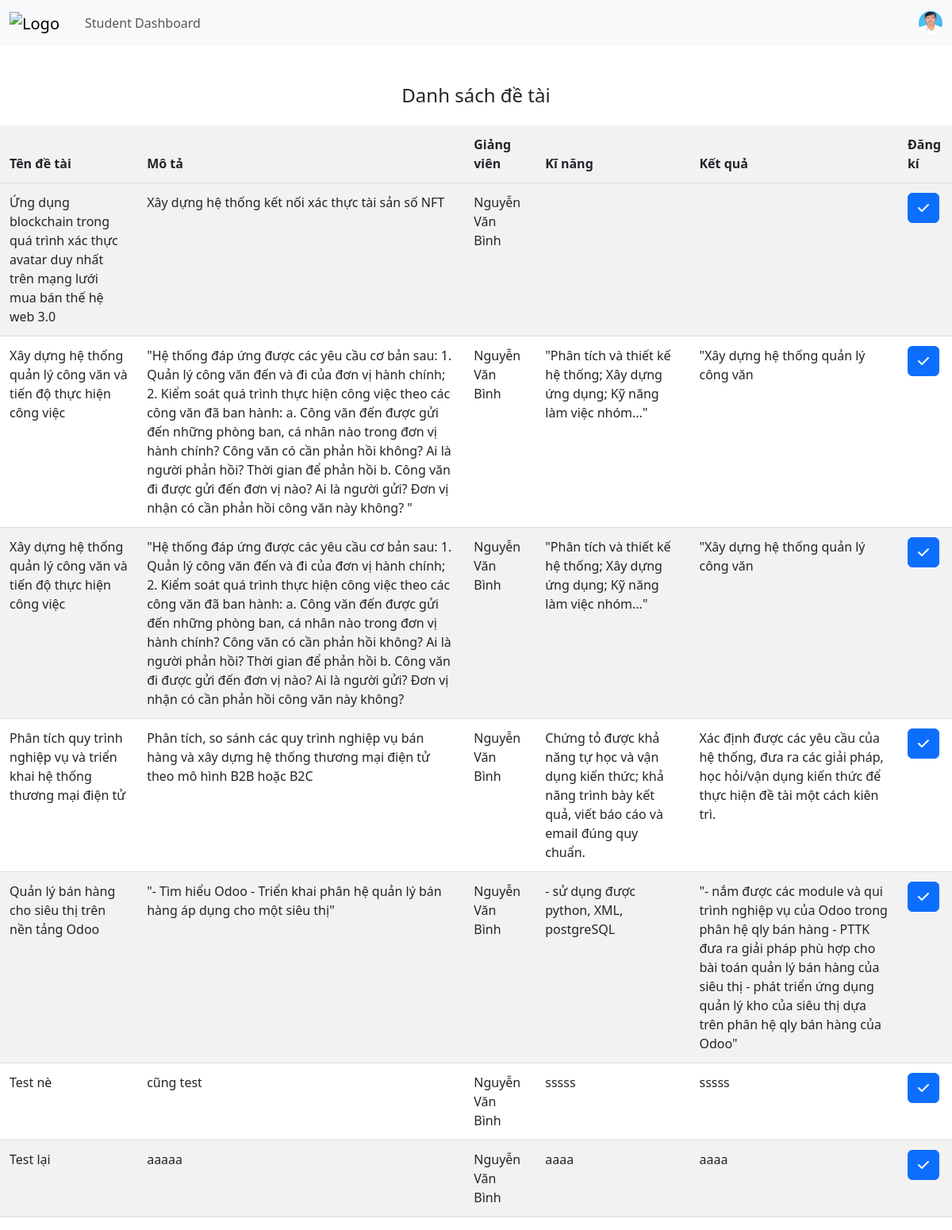
Page /SV/viewTopic.php (signed in) on the committed database.
### tables this page shows
CREATE TABLE `topics` (
  `topic_id` int(11) NOT NULL,
  `topic_name` varchar(255) DEFAULT NULL,
  `topic_description` varchar(1000) DEFAULT NULL,
  `proposed_by` int(11) DEFAULT NULL,
  `status` varchar(100) DEFAULT NULL,
  `major_id` int(11) DEFAULT NULL,
  `results` varchar(500) DEFAULT NULL,
  `skill` varchar(500) DEFAULT NULL
);

CREATE TABLE `user` (
  `user_id` int(11) NOT NULL,
  `name` varchar(100) NOT NULL,
  `birth` date NOT NULL,
  `gender` varchar(3) NOT NULL DEFAULT 'Nam',
  `image` varchar(50) NOT NULL,
  `email` varchar(50) NOT NULL,
  `address` varchar(200) NOT NULL,
  `major_id` int(11) NOT NULL
);

### MODEL/mConnect.php (called while the page is built, shortened)
<?php
class Connect
{
    function connectDB(&$con)
    {
        $con = mysqli_connect("localhost", "thuyan", "an1234", "kltn");
        if ($con) {
            return true;
        } else {
            return false;
        }
    }
}

### MODEL/mTopic.php (called while the page is built, shortened)
<?php
include_once("mConnect.php");
class mTopic
{
    function selectTopicByMajorStudent($major_id)
    {
        $p = new Connect();
        $p->connectDB($con);
        $query = "SELECT t.topic_id, t.topic_name, t.topic_description, t.status, t.results, t.skill,
        u.name AS lecturer_name, u.email AS lecturer_email, u.address AS lecturer_address
 FROM topics t
 JOIN user u ON t.proposed_by = u.user_id
 JOIN majors m ON t.major_id = m.major_id
 WHERE t.status = 'Đã duyệt' AND m.major_id = ?";
        $stmt = $con->prepare($query);
        $stmt->bind_param("i", $major_id);
        $table = $stmt->execute();
        if ($table === false) {
            $p->close($con);
            return null;
        } else {
            $result_set = $stmt->get_result();
            $topics = $result_set->fetch_all(MYSQLI_ASSOC);
            return $topics;
        }
    }
}

### CONTROLLER/cTopic.php (called while the page is built, shortened)
<?php
include_once("../MODEL/mTopic.php");
class cTopic
{
    function getTopicByMajorStudent($major_id)
    {
        $p = new mTopic();
        return $p->selectTopicByMajorStudent($major_id);
    }
}

### SV/viewTopic.php (the view, shortened to what this page needs)
<?php
$major_id = $_SESSION["major_id"];
?>
<!DOCTYPE html>
<html lang="en">
<head>
    <link rel="stylesheet" href="https://cdnjs.cloudflare.com/ajax/libs/font-awesome/6.0.0-beta3/css/all.min.css" />
    <link href="https://cdn.jsdelivr.net/npm/bootstrap@5.3.0-alpha1/dist/css/bootstrap.min.css" rel="stylesheet">
</head>
<body>
    <nav class="navbar navbar-expand-lg navbar-light bg-light">
        <div class="container-fluid">
            <a class="navbar-brand" href="dashboard.php"><img src="../IMG/Logo_IUH.png" alt="Logo" style="width: 50px;"></a>
            <span class="navbar-text mx-3">Student Dashboard</span>
            <div class="dropdown ms-auto">
                <img src="../IMG/thuyan.png" alt="Avatar" class="avatar" type="button" id="dropdownMenuButton" data-bs-toggle="dropdown" aria-expanded="false">
            </div>
        </div>
    </nav>
    <div class="fluid-container mt-5">
        <h4 class="text-center mb-4">Danh sách đề tài</h4>
        <div class="row">
            <div class="col">
                <table class="table table-striped">
                    <thead>
                        <tr>
                            <th scope="col">Tên đề tài</th>
                            <th scope="col">Mô tả</th>
                            <th scope="col">Giảng viên</th>
                            <th scope="col">Kĩ năng</th>
                            <th scope="col">Kết quả</th>
                            <th scope="col">Đăng kí</th>
                        </tr>
                    </thead>
                    <tbody>
                        <?php
                        include_once("../CONTROLLER/cTopic.php");
                        if (isset($major_id)) {
                            $p = new cTopic();
                            $ketqua = $p->getTopicByMajorstudent($major_id);
                            if ($ketqua !== null && is_array($ketqua) && !empty($ketqua)) {
                                foreach ($ketqua as $row) {
                                    echo "<tr>";
                                    echo "<td>" . $row["topic_name"] . "</td>";
                                    echo "<td>" . $row["topic_description"] . "</td>";
                                    echo "<td>" . $row["lecturer_name"] . "</td>";
                                    echo "<td>" . $row["skill"] . "</td>";
                                    echo "<td>" . $row["results"] . "</td>";
                                    echo "<td><button type='button' class='btn btn-primary btn-register' data-bs-toggle='modal' data-bs-target='#registerModal' data-topic-id='" . $row["topic_id"] . "'><i class='fa-solid fa-check'></i></button></td>";
                                }
                            }
                        }
                        ?>
                    </tbody>
                </table>
            </div>
        </div>
    </div>
</body>
<?php
include_once("../CONTROLLER/cTopic.php");
?>
</html>

### SV/viewTopic.php (style rules this page uses)
.avatar { width: 30px; height: 30px; border-radius: 50%; }
.table { width: 100%; border-collapse: collapse; }
.table td, .table th { padding: 12px; text-align: left; border-bottom: 1px solid #ddd; }
.table th { background-color: #f2f2f2; }

### rows in the picture
topics: topic_name "Ứng dụng blockchain trong quá trình xác thực avatar duy nhất trên mạng lưới mua bán thế hệ web 3.0", topic_description "Xây dựng hệ thống kết nối xác thực tài sản số NFT", user.name "Nguyễn Văn Bình"
topics: topic_name "Xây dựng hệ thống quản lý công văn và tiến độ thực hiện công việc", topic_description "\"Hệ thống đáp ứng được các yêu cầu cơ bản sau: 1. Quản lý công văn đến và đi của đơn vị hành chính; 2. Kiểm soát quá trình thực hiện công việc theo các công văn đã ban hành: a. Công văn đến được gửi đến những phòng ban, cá nhân nào trong đơn vị hành chính? Công văn có cần phản hồi không? Ai là người phản hồi? Thời gian để phản hồi b. Công văn đi được gửi đến đơn vị nào? Ai là người gửi? Đơn vị nhận có cần phản hồi công văn này không? \"", user.name "Nguyễn Văn Bình", skill "\"Phân tích và thiết kế hệ thống; Xây dựng ứng dụng; Kỹ năng làm việc nhóm...\"", results "\"Xây dựng hệ thống quản lý công văn"
topics: topic_name "Xây dựng hệ thống quản lý công văn và tiến độ thực hiện công việc", topic_description "\"Hệ thống đáp ứng được các yêu cầu cơ bản sau: 1. Quản lý công văn đến và đi của đơn vị hành chính; 2. Kiểm soát quá trình thực hiện công việc theo các công văn đã ban hành: a. Công văn đến được gửi đến những phòng ban, cá nhân nào trong đơn vị hành chính? Công văn có cần phản hồi không? Ai là người phản hồi? Thời gian để phản hồi b. Công văn đi được gửi đến đơn vị nào? Ai là người gửi? Đơn vị nhận có cần phản hồi công văn này không?", user.name "Nguyễn Văn Bình", skill "\"Phân tích và thiết kế hệ thống; Xây dựng ứng dụng; Kỹ năng làm việc nhóm...\"", results "\"Xây dựng hệ thống quản lý công văn"
topics: topic_name "Phân tích quy trình nghiệp vụ và triển khai hệ thống thương mại điện tử", topic_description "Phân tích, so sánh các quy trình nghiệp vụ bán hàng và xây dựng hệ thống thương mại điện tử theo mô hình B2B hoặc B2C", user.name "Nguyễn Văn Bình", skill "Chứng tỏ được khả năng tự học và vận dụng kiến thức; khả năng trình bày kết quả, viết báo cáo và email đúng quy chuẩn.", results "Xác định được các yêu cầu của hệ thống, đưa ra các giải pháp, học hỏi/vận dụng kiến thức để thực hiện đề tài một cách kiên trì."
topics: topic_name "Quản lý bán hàng cho siêu thị trên nền tảng Odoo", topic_description "\"- Tìm hiểu Odoo - Triển khai phân hệ quản lý bán hàng áp dụng cho một siêu thị\"", user.name "Nguyễn Văn Bình", skill "- sử dụng được python, XML, postgreSQL", results "\"- nắm được các module và qui trình nghiệp vụ của Odoo trong phân hệ qly bán hàng - PTTK đưa ra giải pháp phù hợp cho bài toán quản lý bán hàng của siêu thị - phát triển ứng dụng quản lý kho của siêu thị dựa trên phân hệ qly bán hàng của Odoo\""
topics: topic_name "Test nè", topic_description "cũng test", user.name "Nguyễn Văn Bình", skill "sssss", results "sssss"
topics: topic_name "Test lại", topic_description "aaaaa", user.name "Nguyễn Văn Bình", skill "aaaa", results "aaaa"
